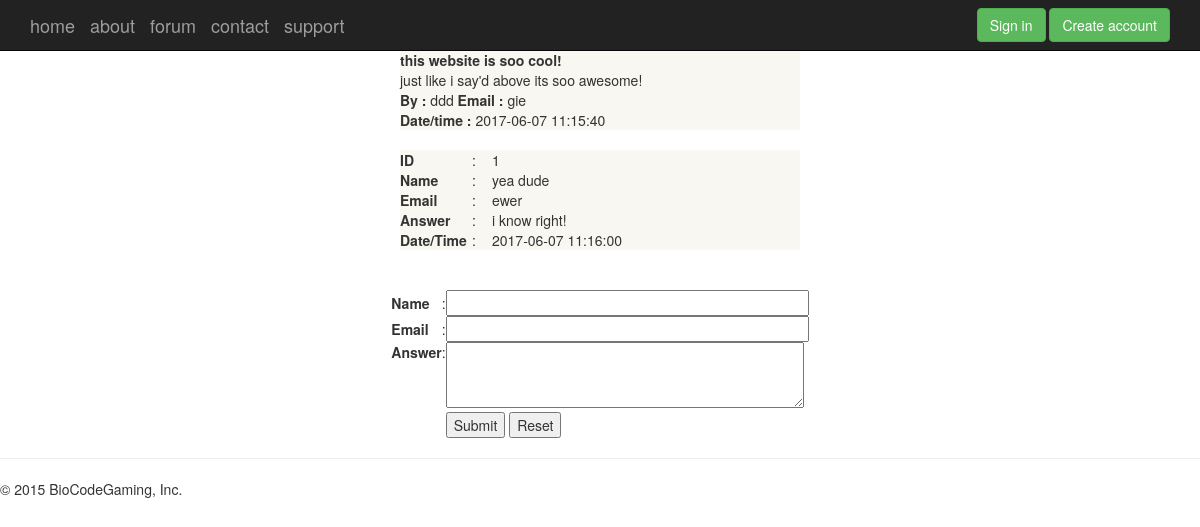
Screenshot of /view_topic.php?id=1 with the database file from the repository.
### tables this page shows
CREATE TABLE IF NOT EXISTS `forum_question` (
  `id` int(4) NOT NULL AUTO_INCREMENT,
  `topic` varchar(255) NOT NULL,
  `detail` longtext NOT NULL,
  `name` varchar(65) NOT NULL,
  `email` varchar(65) NOT NULL,
  `datetime` varchar(25) NOT NULL,
  `view` int(4) NOT NULL,
  `reply` int(4) NOT NULL,
  PRIMARY KEY (`id`)
);

CREATE TABLE IF NOT EXISTS `forum_answer` (
  `question_id` int(4) NOT NULL,
  `a_id` int(4) NOT NULL,
  `a_name` varchar(65) NOT NULL,
  `a_email` varchar(65) NOT NULL,
  `a_answer` longtext NOT NULL,
  `a_datetime` varchar(25) NOT NULL
);

### view_topic.php (the view, shortened to what this page needs)
<?php
$tbl_name="forum_question";
$id=$_GET['id'];
$sql="SELECT * FROM $tbl_name WHERE id='$id'";
$result=mysql_query($sql);
$rows=mysql_fetch_array($result);
?>
<!DOCTYPE html>
<html lang="en">
  <head>
    <link href="css/bootstrap.min.css" rel="stylesheet">
    <link href="css/ie10-viewport-bug-workaround.css" rel="stylesheet">
    <link href="css/style.css" rel="stylesheet">
  </head>
  <body>
    <nav class="navbar navbar-inverse navbar-fixed-top">
      <div class="container">
        <div class="navbar-header">
        </div>
                <?php
	    if ($_SESSION['userlogedin'] == true)
	    {
        ?>
        <div id="navbar" class="navbar-collapse collapse">
    <div id="navbar" class="navbar-collapse collapse">
              <form class="navbar-form navbar-right" action="index.php" method="POST">
                <fieldset>
                 <input class="btn btn-logout" type="submit" name="mylogout" value="logout">
                 <a class="btn btn-logout" href="userProfile.php">Go to profile</a>
                </fieldset>
              </form>
        </div>
        </div>
        <?php
		}
		else
		{
		?>
		<div id="navbar" class="navbar-collapse collapse">
          <form class="navbar-form navbar-right">
            <a class="btn btn-success" href="login.php">Sign in</a>
            <a class="btn btn-success" href="registration.php">Create account</a>
          </form>
        </div>
		<?php
    	}
    ?>
      </div>
    </nav>
    <div class="container">
    	<table width="400" border="0" align="center" cellpadding="0" cellspacing="1" bgcolor="#CCCCCC">
			<tr>
				<td>
					<table width="100%" border="0" cellpadding="3" cellspacing="1" bordercolor="1" bgcolor="#FFFFFF">
						<tr>
							<td bgcolor="#F8F7F1"><strong><?php echo $rows['topic']; ?></strong></td>
						</tr>
						<tr>
							<td bgcolor="#F8F7F1"><?php echo $rows['detail']; ?></td>
						</tr>
						<tr>
							<td bgcolor="#F8F7F1"><strong>By :</strong> <?php echo $rows['name']; ?> <strong>Email : </strong><?php echo $rows['email'];?></td>
						</tr>
						<tr>
							<td bgcolor="#F8F7F1"><strong>Date/time : </strong><?php echo $rows['datetime']; ?></td>
						</tr>
					</table>
				</td>
			</tr>
		</table>
		<BR>
		<?php
		$tbl_name2="forum_answer";
		$sql2="SELECT * FROM $tbl_name2 WHERE question_id='$id'";
		$result2=mysql_query($sql2);
		while($rows=mysql_fetch_array($result2)){
		?>
		<table width="400" border="0" align="center" cellpadding="0" cellspacing="1" bgcolor="#CCCCCC">
			<tr>
				<td>
					<table width="100%" border="0" cellpadding="3" cellspacing="1" bgcolor="#FFFFFF">
						<tr>
							<td bgcolor="#F8F7F1"><strong>ID</strong></td>
							<td bgcolor="#F8F7F1">:</td>
							<td bgcolor="#F8F7F1"><?php echo $rows['a_id']; ?></td>
						</tr>
						<tr>
							<td width="18%" bgcolor="#F8F7F1"><strong>Name</strong></td>
							<td width="5%" bgcolor="#F8F7F1">:</td>
							<td width="77%" bgcolor="#F8F7F1"><?php echo $rows['a_name']; ?></td>
						</tr>
						<tr>
							<td bgcolor="#F8F7F1"><strong>Email</strong></td>
							<td bgcolor="#F8F7F1">:</td>
							<td bgcolor="#F8F7F1"><?php echo $rows['a_email']; ?></td>
						</tr>
						<tr>
							<td bgcolor="#F8F7F1"><strong>Answer</strong></td>
							<td bgcolor="#F8F7F1">:</td>
							<td bgcolor="#F8F7F1"><?php echo $rows['a_answer']; ?></td>
						</tr>
						<tr>
							<td bgcolor="#F8F7F1"><strong>Date/Time</strong></td>
							<td bgcolor="#F8F7F1">:</td>
							<td bgcolor="#F8F7F1"><?php echo $rows['a_datetime']; ?></td>
						</tr>
					</table>
				</td>
			</tr>
		</table><br>
		<?php
		}
		?>
		<BR>
		<table width="400" border="0" align="center" cellpadding="0" cellspacing="1" bgcolor="#CCCCCC">
			<tr>
				<form name="form1" method="post" action="add_answer.php">
					<td>
						<table width="100%" border="0" cellpadding="3" cellspacing="1" bgcolor="#FFFFFF">
							<tr>
								<td width="18%"><strong>Name</strong></td>
								<td width="3%">:</td>
								<td width="79%"><input name="a_name" type="text" id="a_name" size="45"></td>
							</tr>
							<tr>
								<td><strong>Email</strong></td>
								<td>:</td>
								<td><input name="a_email" type="text" id="a_email" size="45"></td>
							</tr>
							<tr>
								<td valign="top"><strong>Answer</strong></td>
								<td valign="top">:</td>
								<td><textarea name="a_answer" cols="45" rows="3" id="a_answer"></textarea></td>
							</tr>
							<tr>
								<td>&nbsp;</td>
								<td><input name="id" type="hidden" value="<?php echo $id; ?>"></td>
								<td><input type="submit" name="Submit" value="Submit"> <input type="reset" name="Submit2" value="Reset"></td>
							</tr>
						</table>
					</td>
				</form>
			</tr>
		</table>
	</div>
      <hr>
      <footer>
        <p>&copy; 2015 BioCodeGaming, Inc.</p>
      </footer>
  </body>
</html>

### css/style.css (style rules this page uses)
body { padding-top: 50px; padding-bottom: 20px; opacity: 1; transition: 1s opacity; }
.navbar-brand { transition: 0.2s ease; }
.btn { transition: 0.2s ease; }
.btn-success { color: #fff; background-color: #5cb85c; border-color: #4cae4c; }

### rows the page displays
forum_question: topic "this website is soo cool!", detail "just like i say'd above its soo awesome!", name "ddd", email "gie", datetime "2017-06-07 11:15:40"
forum_answer: a "1", a_name "yea dude", a_email "ewer", a_answer "i know right!", a_datetime "2017-06-07 11:16:00"
